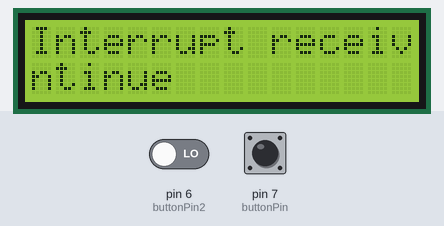
This sketch was run on a simulated Arduino Uno, built with avr-gcc and run on an emulated ATmega328P. Shown: 16×2 character LCD. The inputs (shaded band) are chosen by the test bench; at power-on: pin 7 (buttonPin) HIGH, pin 6 (buttonPin2) LOW. What the sketch prints to the serial monitor is not drawn.

Above: at 1.2 s.
1.3 s: pin 7 (buttonPin) pulled LOW for 0.15 s
4.4 s: pin 7 (buttonPin) pulled LOW for 1 s
8.4 s: pin 6 (buttonPin2) driven HIGH and pin 7 (buttonPin) driven LOW
At 8.8 s:
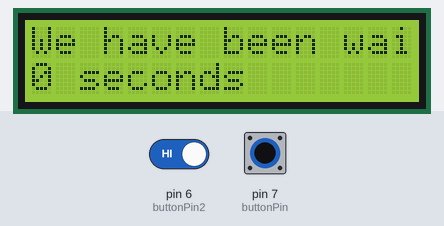
11.4 s: pin 7 (buttonPin) driven HIGH
At 11.8 s:
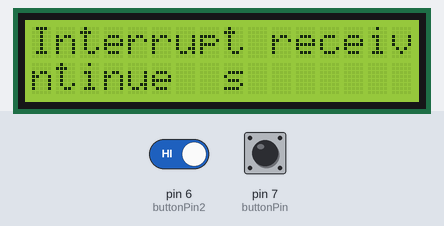
12.9 s: pin 7 (buttonPin) driven LOW
At 14.7 s:
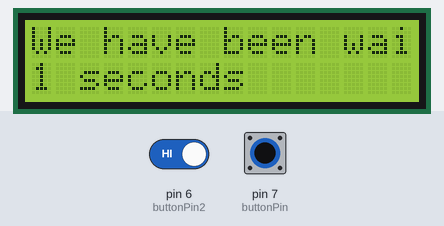
15.9 s: pin 6 (buttonPin2) driven LOW and pin 7 (buttonPin) driven HIGH
At 17.0 s:
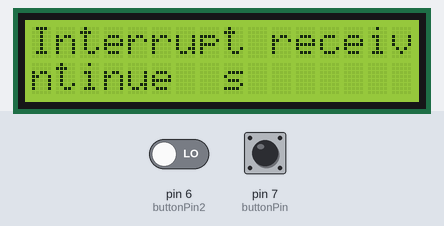
Timing chart, 0 to 18.9 s (numbered marks = the images above; inputs shaded):
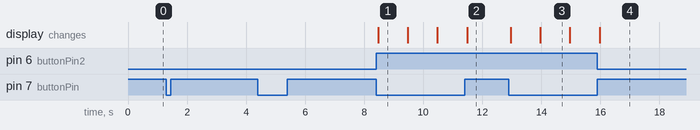

The sketch:

interrupts.ino
```cpp
// When the first button is pressed, the display should display “Interrupt received!
// Press button 2 to continue” When the user presses button 2 the display goes back to displaying "We have been waiting for X seconds", and restarts the time a 0 seconds.

#include <LiquidCrystal.h>

LiquidCrystal lcd(12, 11, 5, 4, 3, 2);

const int buttonPin = 7;
const int buttonPin2 = 6;
int buttonState = 0;
int buttonState2 = 0;
int count = 0;
int flag = 0;

void setup() {
  Serial.begin(9600);
  lcd.begin(16, 2);
  pinMode(buttonPin, INPUT);
  pinMode(buttonPin2, INPUT);

  attachInterrupt(digitalPinToInterrupt(buttonPin), interrupt, CHANGE);
  attachInterrupt(digitalPinToInterrupt(buttonPin2), reset, CHANGE);

}

void loop() {

  buttonState = digitalRead(buttonPin);
  buttonState2 = digitalRead(buttonPin2);

  // if button1 is off, and flag is zero
  // call helper function which will print the message in lcd
  if (buttonState == LOW && flag == 0) {
    helper();
    delay(1000);
  }


  // if button1 is on, then we call interrupt function
  if (buttonState == HIGH) {
    interrupt();

    lcd.setCursor(0, 0);
    lcd.print("Interrupt received! Press ");
    lcd.println("button 2 to continue");
    lcd.setCursor(0, 1);

    Serial.println("Interrupt received! Press button 2 to continue");

    buttonState = LOW;
  }

  //  if button 2 is called reset flag and count variable
  if (buttonState2 == HIGH && flag == 1) {
    reset();
  }

}

void helper() {
    lcd.setCursor(0, 0);
    lcd.print("We have been waiting for ");
    lcd.setCursor(0, 1);
    lcd.print(count);
    lcd.println(" seconds");

    Serial.print("We have been waiting for ");
    Serial.print(count);
    Serial.println(" seconds");
    count++;

}

// called when the button1 is pressed
void interrupt()
{
  flag = 1;
}

// called when the button2 is pressed
void reset()
{
  if (flag == 1)
  {
    count = 0;
    flag = 0;
  }
}
```

Measured:
- after the input at 1.3 s, every drawn part: stays the same
- after the input at 4.4 s, every drawn part: stays the same
- after the input at 8.4 s, the display: changes after 0.07 s (image 1)
- after the input at 11.4 s, the display: changes after 0.09 s (image 2)
- after the input at 12.9 s, the display: first changes after 0.06 s (image 3 shows a later state)
- after the input at 15.9 s, the display: changes after 0.07 s (image 4)
- what the display in image 1 shows lasts 1.0 s, from 8.5 s to 9.5 s
